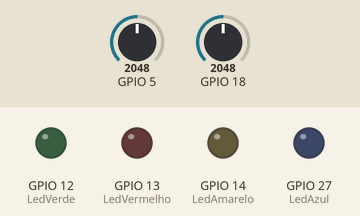
Recording of a sketch running on a simulated ESP32. On the bench: output pins drawn as LEDs (lit = HIGH). Dashed ring = blinking. The test bench sets the inputs (shaded band); at power-on: GPIO 5 = 2048, GPIO 18 = 2048. Random numbers use the default seed unless the sketch sets one; what the sketch prints to the serial monitor is not drawn.

Above: at 6.9 s.
7.0 s: GPIO 5 set to 1538
8.8 s: GPIO 5 set to 1468
At 9.5 s:
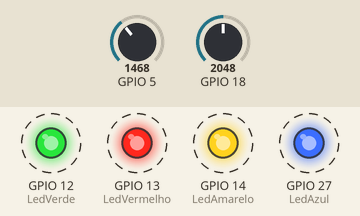
At 11.7 s:
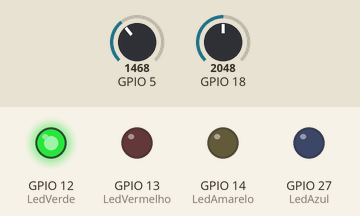
11.8 s: GPIO 18 set to 1070
14.8 s: GPIO 18 set to 930
At 16.3 s:
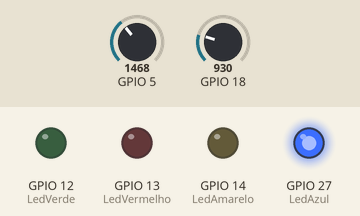
17.1 s: GPIO 18 set to 3603
20.1 s: GPIO 18 set to 3054
23.1 s: GPIO 18 set to 2970
At 25.1 s:
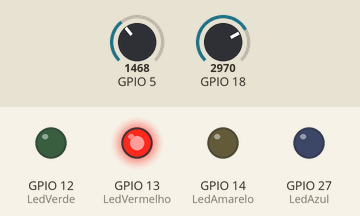
Timing chart, 0 to 70.8 s (numbered marks = the images above; inputs shaded):
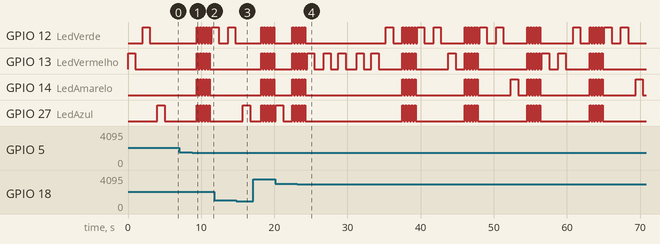

The sketch:

Genius_Game.ino
```cpp
int VRX = 5;
int VRY = 18;
int LedVermelho = 13;
int LedVerde = 12;
int LedAmarelo = 14;
int LedAzul = 27;

int Ordem[10];

int Rodada = 3;

void setup() {
  pinMode(LedVermelho, OUTPUT);
  pinMode(LedVerde, OUTPUT);
  pinMode(LedAmarelo, OUTPUT);
  pinMode(LedAzul, OUTPUT);
  Serial.begin(115200);
  randomSeed(analogRead(0));
  GerarOrdem();

}

void loop() {
  for (int i = 0; i < Rodada; i++) {
    PiscarLed(Ordem[i]);
  }
  for (int j = 0; j < Rodada; j++) {
    int Botao = EsperarJogador();
    Serial.print("Apertou o botao: ");
    Serial.println(Botao);
    if (Botao == Ordem[j]) {

    } else {
      Errou();
      break;
    }

  }
  Rodada++;

  delay(10); // this speeds up the simulation
}

void GerarOrdem() {
  for (int i = 0; i < 10; i++) {
    Ordem[i] = random(0, 4);
    Serial.print(Ordem[i]);
    Serial.print(", ");
  }
}

void PiscarLed(int Led) {
  if (Led == 0) {
    digitalWrite(LedVermelho, HIGH);
    delay(1000);
    digitalWrite(LedVermelho, LOW);
    delay(1000);
  } else if (Led == 1) {
    digitalWrite(LedVerde, HIGH);
    delay(1000);
    digitalWrite(LedVerde, LOW);
    delay(1000);
  } else if (Led == 2) {
    digitalWrite(LedAmarelo, HIGH);
    delay(1000);
    digitalWrite(LedAmarelo, LOW);
    delay(1000);
  } else if (Led == 3) {
    digitalWrite(LedAzul, HIGH);
    delay(1000);
    digitalWrite(LedAzul, LOW);
    delay(1000);
  }
}

int EsperarJogador() {
  VRX = analogRead(5);
  VRY = analogRead(18);
  int Botao;
  while (VRX > 1500 && VRX < 3000 && VRY > 1500 && VRY < 3000) {
    delay(100);
    VRX = analogRead(5);
    VRY = analogRead(18);
    delay(250);
  }
  delay(250);
  if (VRY > 3000) {
    Botao = 1;
  } else if (VRY < 1000) {
    Botao = 0;
  } else if (VRX > 4000) {
    Botao = 2;
  } else if (VRX < 1000) {
    Botao = 3;
  }

  return Botao;
}

void Errou() {
  digitalWrite(LedVermelho, HIGH);
  digitalWrite(LedVerde, HIGH);
  digitalWrite(LedAmarelo, HIGH);
  digitalWrite(LedAzul, HIGH);
  delay(200);
  digitalWrite(LedVermelho, LOW);
  digitalWrite(LedVerde, LOW);
  digitalWrite(LedAmarelo, LOW);
  digitalWrite(LedAzul, LOW);
  delay(200);
  digitalWrite(LedVermelho, HIGH);
  digitalWrite(LedVerde, HIGH);
  digitalWrite(LedAmarelo, HIGH);
  digitalWrite(LedAzul, HIGH);
  delay(200);
  digitalWrite(LedVermelho, LOW);
  digitalWrite(LedVerde, LOW);
  digitalWrite(LedAmarelo, LOW);
  digitalWrite(LedAzul, LOW);
  delay(200);
  digitalWrite(LedVermelho, HIGH);
  digitalWrite(LedVerde, HIGH);
  digitalWrite(LedAmarelo, HIGH);
  digitalWrite(LedAzul, HIGH);
  delay(200);
  digitalWrite(LedVermelho, LOW);
  digitalWrite(LedVerde, LOW);
  digitalWrite(LedAmarelo, LOW);
  digitalWrite(LedAzul, LOW);
  delay(200);
  digitalWrite(LedVermelho, HIGH);
  digitalWrite(LedVerde, HIGH);
  digitalWrite(LedAmarelo, HIGH);
  digitalWrite(LedAzul, HIGH);
  delay(200);
  digitalWrite(LedVermelho, LOW);
  digitalWrite(LedVerde, LOW);
  digitalWrite(LedAmarelo, LOW);
  digitalWrite(LedAzul, LOW);
  delay(200);
  digitalWrite(LedVermelho, HIGH);
  digitalWrite(LedVerde, HIGH);
  digitalWrite(LedAmarelo, HIGH);
  digitalWrite(LedAzul, HIGH);
  delay(200);
  digitalWrite(LedVermelho, LOW);
  digitalWrite(LedVerde, LOW);
  digitalWrite(LedAmarelo, LOW);
  digitalWrite(LedAzul, LOW);
  delay(200);
  Rodada = -1;
  GerarOrdem();

}
```

Measured:
- the behaviour switches between 1501 and 1500 on GPIO 5 (found by bisection; images 0 and 1)
- the behaviour switches between 1000 and 999 on GPIO 18 (found by bisection; images 2 and 3)
- after the input at 7.0 s, every drawn part: stays the same
- after the input at 8.8 s, GPIO 12 (LedVerde): alternates HIGH for 0.20 s and LOW for 0.20 s, starting after 0.60 s; GPIO 13 (LedVermelho), GPIO 14 (LedAmarelo), GPIO 27 (LedAzul): alternates HIGH for 0.20 s and LOW for 0.20 s, 10 changes in all, then stays LOW, starting after 0.60 s
